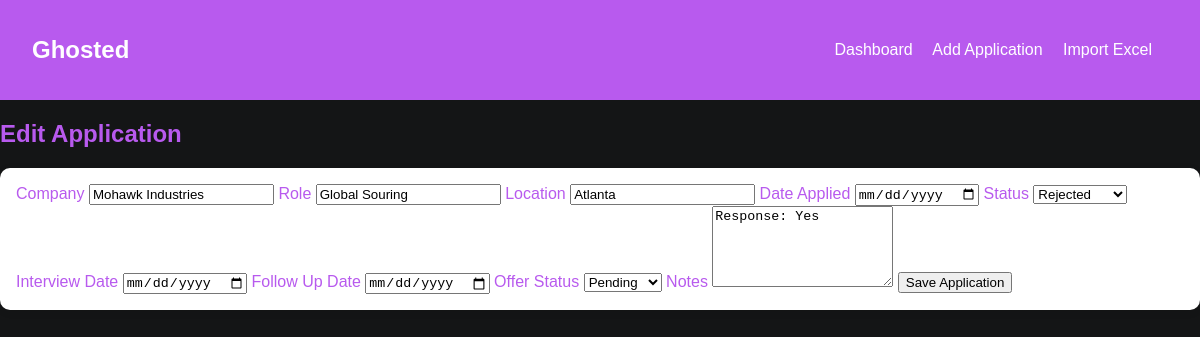
The page /edit/1140 on the database its author committed.
### tables this page shows
CREATE TABLE applications (
            id INTEGER PRIMARY KEY AUTOINCREMENT,
            company TEXT NOT NULL,
            role TEXT NOT NULL,
            location TEXT,
            date_applied TEXT,
            status TEXT NOT NULL,
            interview_date TEXT,
            follow_up_date TEXT,
            offer_status TEXT,
            notes TEXT
        );

### app.py (the view, shortened to what this page needs)
    @app.route("/edit/<int:app_id>", methods=["GET", "POST"])
    def edit_application(app_id: int):
        conn = get_db_connection()
        application = conn.execute("SELECT * FROM applications WHERE id = ?", (app_id,)).fetchone()
        if application is None:
            conn.close()
            flash("Application not found.")
            return redirect(url_for("index"))
        conn.close()
        return render_template("form.html", application=application)

### db.py (called while the page is built)
def get_db_connection() -> sqlite3.Connection:
    conn = sqlite3.connect(DB_PATH)
    conn.row_factory = sqlite3.Row
    return conn

### templates/form.html
{% extends 'base.html' %}
{% block content %}
<h2>{{ 'Edit Application' if application else 'Add Application' }}</h2>
<form method="POST" class="form-grid">
    <label>Company
        <input type="text" name="company" value="{{ application.company if application else '' }}" required>
    </label>
    <label>Role
        <input type="text" name="role" value="{{ application.role if application else '' }}" required>
    </label>
    <label>Location
        <input type="text" name="location" value="{{ application.location if application else '' }}">
    </label>
    <label>Date Applied
        <input type="date" name="date_applied" value="{{ application.date_applied if application else '' }}">
    </label>
    <label>Status
        <select name="status">
            {% set current_status = application.status if application else 'Applied' %}
            {% for option in ['Interested', 'Applied', 'Interviewing', 'Final Round', 'Offer', 'Rejected'] %}
                <option value="{{ option }}" {% if current_status == option %}selected{% endif %}>{{ option }}</option>
            {% endfor %}
        </select>
    </label>
    <label>Interview Date
        <input type="date" name="interview_date" value="{{ application.interview_date if application else '' }}">
    </label>
    <label>Follow Up Date
        <input type="date" name="follow_up_date" value="{{ application.follow_up_date if application else '' }}">
    </label>
    <label>Offer Status
        <select name="offer_status">
            {% set current_offer = application.offer_status if application else 'Pending' %}
            {% for option in ['Pending', 'Received', 'Accepted', 'Declined', 'N/A'] %}
                <option value="{{ option }}" {% if current_offer == option %}selected{% endif %}>{{ option }}</option>
            {% endfor %}
        </select>
    </label>
    <label class="full-width">Notes
        <textarea name="notes" rows="5">{{ application.notes if application else '' }}</textarea>
    </label>
    <button class="button" type="submit">Save Application</button>
</form>
{% endblock %}

### static/css/style.css (style rules this page uses)
body { font-family: Arial, sans-serif; margin: 0; background: #141516; color: #b85aee; }
.card, .table-section, .upload-box, form { background: white; border-radius: 10px; padding: 1rem; box-shadow: 0 2px 8px rgba(0,0,0,0.08); }

### rows shown on the page
applications: company "Mohawk Industries", role "Global Souring", location "Atlanta", status "Rejected", notes "Response: Yes"

### other values the page prints
{{ 'Edit Application' if application else 'Add Application' }} "Edit Application"
form field offer_status "Pending"
